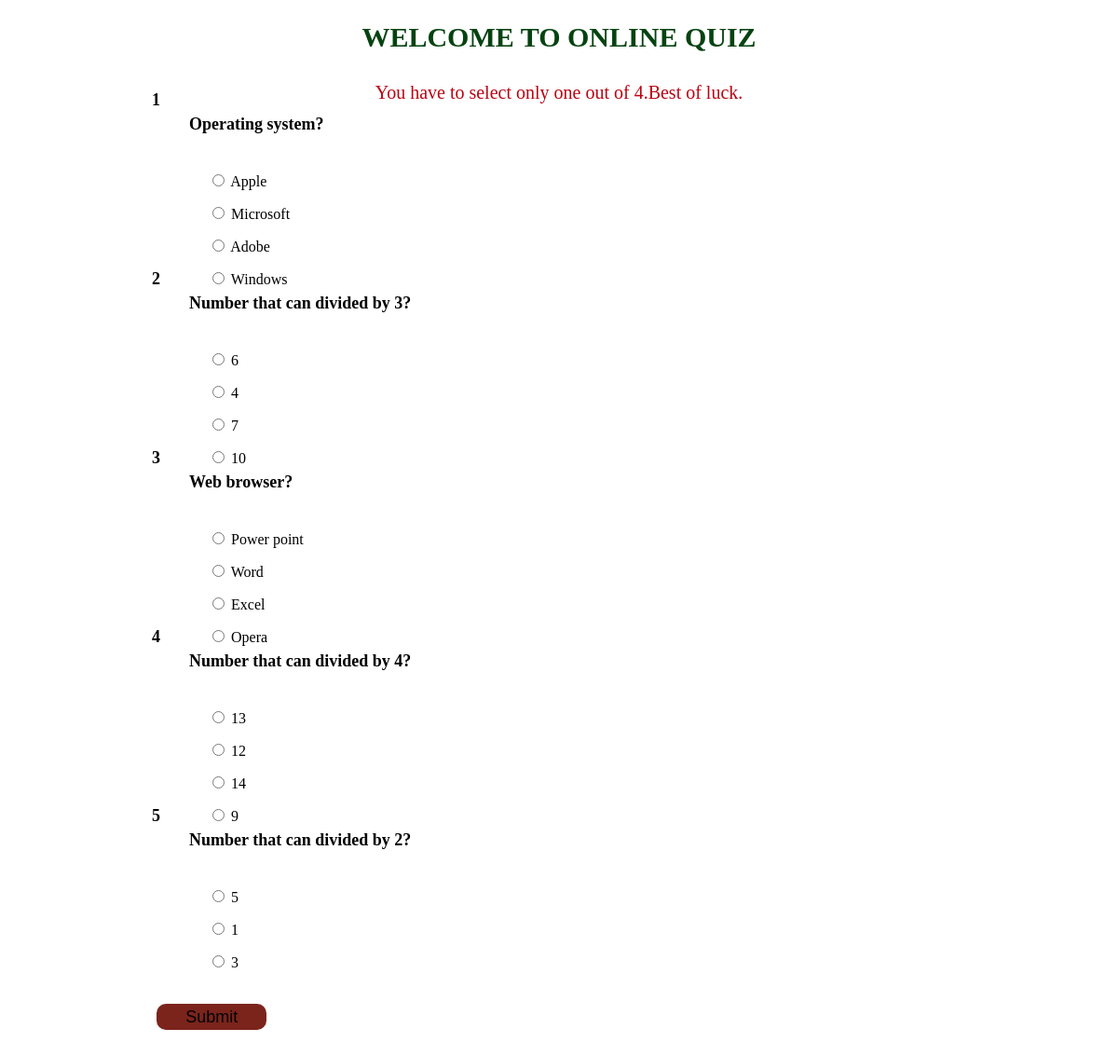
/newquiz.php, run on the app's committed database.
### tables this page shows
CREATE TABLE `bud` (
  `qid` int(11) NOT NULL,
  `question` varchar(100) NOT NULL,
  `ans_id` int(20) NOT NULL
);

CREATE TABLE `main` (
  `aid` int(11) NOT NULL,
  `answer` varchar(100) DEFAULT NULL,
  `ans_id` int(20) DEFAULT NULL
);

### newquiz.php (the view, shortened to what this page needs)
<?php
  $conn_error="could not connected";
  $host='localhost';
  $user='root';
  $pass='';
  $db='assingment';
  $conn=mysqli_connect($host,$user,$pass) or die ($conn_error);
  mysqli_select_db($conn,$db) or die ($conn_error);
  ?>
<html>
<head><title></title>
<link rel="stylesheet" type="text/css" href="quizstyle.css"></head>
<body>
	<p><center><b><div class=topic>WELCOME TO ONLINE QUIZ</div></b></center></p>
    <p><center><div class=header>You have to select only one out of 4.Best of luck.</div></center></p>
</body></html>
<form action="result.php" method="POST">
  <?php
	$q = "SELECT * FROM bud ORDER BY rand() limit 5";
	$x=1;
	$query = mysqli_query($conn,$q);
	while ($rows = mysqli_fetch_array($query)) {
		?>
<div class="current"><?php echo $x;
?></div>
<h4 class="card-header"><?php echo $rows['question'] ?></h4>
	<?php
	$q = "SELECT * FROM main WHERE ans_id='{$rows['qid']}' order by rand()";
	$query1 = mysqli_query($conn, $q);
	$x++;
	while ($rows = mysqli_fetch_array($query1)) {
		?>
		<div class="card-body">
			<input type="radio" name="quizcheck[<?php echo $rows['ans_id']; ?>]" value="<?php echo $rows['aid']; ?>">
			<?php echo $rows['answer'];
			?>
		</div>
	<?php
}
}
 ?>
 <div class="butten">
 <input  type="submit" name="submit" value="Submit" >
</div>
 </form>

### quizstyle.css (style rules this page uses)
body .current { font-weight: bold; color: black; font-size:18px; text-align: left; margin: -30px 155px ; padding: -10px; }
.topic { color: #054310 ; font-size: 30px; font-style:unset; padding: 15px 0px; }
.header { color: #B90412 ; font-size:20px; padding: -10px; }
.card-header { font-weight: bold; color: black; font-size:18px; text-align: left; margin: 10px 170px ; padding: 25px; margin-bottom: 10px; }
.card-body { color: black; font-size:16px; text-align:left; margin: 5px 210px; margin-top: 5px; margin-bottom: 5px; padding: 5px; }
.butten input[type="submit"] { border: none; outline: none; height: 28px; color: black; font-size: 18px; background: #7B241C ; cursor: pointer; border-radius: 10px; width: 10%; margin-bottom: 20px; margin: 25px 160px; }

### data on the page
bud: question "Operating system?"
main: answer "Apple"
main: answer "Microsoft"
main: answer "Adobe"
main: answer "Windows"
bud: question "Number that can divided by 3?"
main: answer "6"
main: answer "4"
main: answer "7"
main: answer "10"
bud: question "Web browser?"
main: answer "Power point"
main: answer "Word"
main: answer "Excel"
main: answer "Opera"
bud: question "Number that can divided by 4?"
main: answer "13"
main: answer "12"
main: answer "14"
main: answer "9"
bud: question "Number that can divided by 2?"
main: answer "5"
main: answer "1"
main: answer "3"
